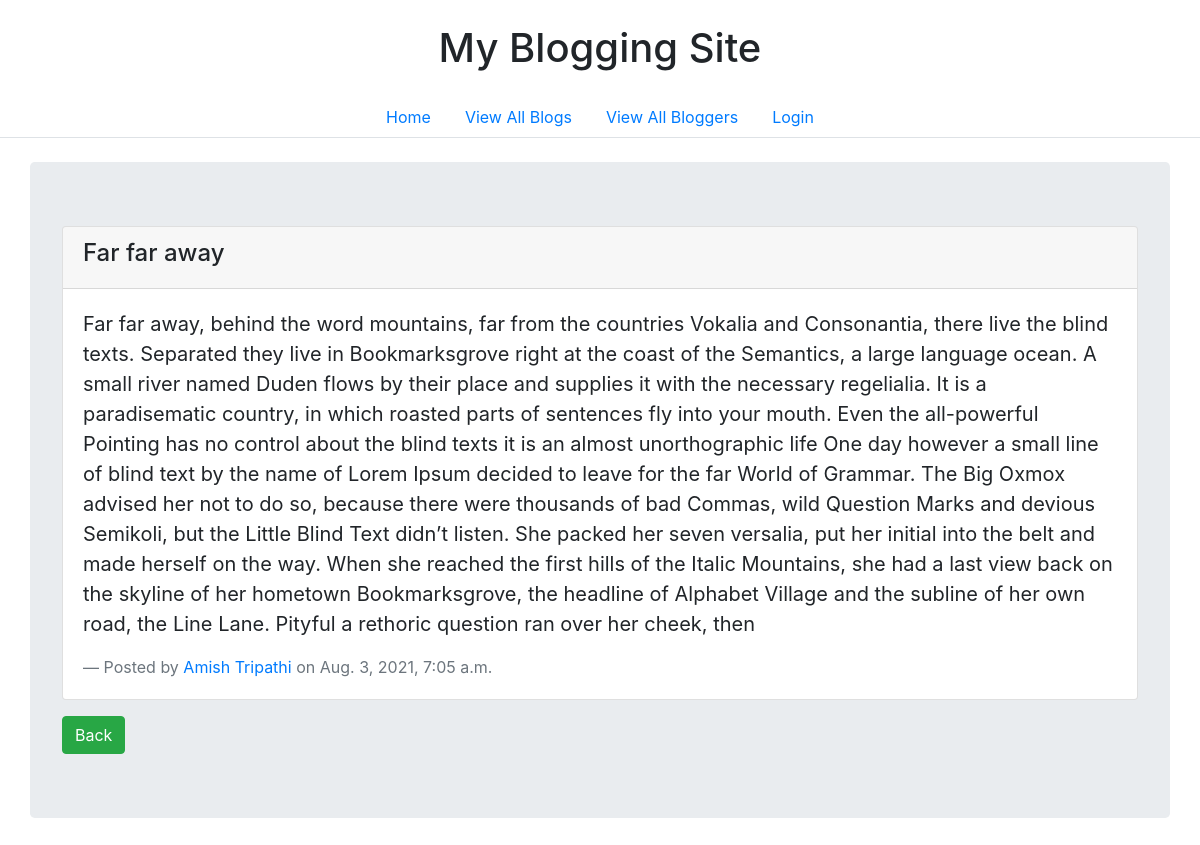
The page /blog/blogs/1/ on the database its author committed.
### blog/models.py (models this page shows)
class Post(models.Model):
    post_title = models.CharField(max_length=200)
    date_publishshed = models.DateTimeField()
    post_content = models.TextField()
    create_by = models.ForeignKey(Author, on_delete=models.CASCADE)

class Author(models.Model):
    author_name = models.CharField(max_length=200)
    author_bio = models.CharField(max_length=500)

### blog/views.py (the view)
# urls.py: path('blogs/<int:blog_id>/', views.view_blog, name='view_blog'),
def view_blog(request, blog_id):
    blog = Post.objects.filter(id=blog_id).get()
    context = {
        'blog' : blog,
    }
    return render(request, 'blog.html', context)

### blog/templates/blog.html (shortened to what this page needs)
<!doctype html>
<html lang="en">
  <head>
    <link rel="stylesheet" href="https://maxcdn.bootstrapcdn.com/bootstrap/4.0.0/css/bootstrap.min.css">
  </head>
  <body>
    <h1 class="text-center m-3 p-2">My Blogging Site</h1>
    <ul class="nav nav-tabs justify-content-center">
        <li class="nav-item">
          <a class="nav-link" href="/blog">Home</a>
        </li>
        <li class="nav-item">
          <a class="nav-link" href="/blog/blogs">View All Blogs</a>
        </li>
        <li class="nav-item">
          <a class="nav-link" href="/blog/bloggers">View All Bloggers</a>
        </li>
        <li class="nav-item">
          {% if user.is_authenticated %}
          <a class="nav-link" href="/blog/logout">Logout</a>
          {% else %}
          <a class="nav-link" href="/blog/login">Login</a>
          {% endif %}
        </li>
    </ul>
    <div class="container jumbotron mt-4">
        {% if blog %}
            <div class="card">
                <div class="card-header">
                    <h4>{{ blog.post_title }}</h4>
                </div>
                <div class="card-body">
                <blockquote class="blockquote mb-0">
                    <p>{{ blog.post_content }}</p>
                    <footer class="blockquote-footer">Posted by <a href="/blog/bloggers/{{ blog.create_by.id }}">
                        {{ blog.create_by.author_name }}</a> on {{ blog.date_publishshed }}
                    </footer>
                </blockquote>
                </div>
            </div>
        {% else %}
            <p>This blog is not available :(</p>
        {% endif %}
        <a href="/blog/blogs" class="btn btn-success mt-3">Back</a>
    </div>
  </body>
</html>

### rows shown on the page
Post: post_title "Far far away", post_content "Far far away, behind the word mountains, far from the countries Vokalia and Consonantia, there live the blind texts. Separated they live in Bookmarksgrove right at the coast of the Semantics, a large language ocean. A small river named Duden flows by their place and supplies it with the necessary regelialia. It is a paradisematic country, in which roasted parts of sentences fly into your mouth. Even the all-powerful Pointing has no control about the blind texts it is an almost unorthographic life One day however a small line of blind text by the name of Lorem Ipsum decided to leave for the far World of Grammar. The Big Oxmox advised her not to do so, because there were thousands of bad…", create_by.author_name "Amish Tripathi", date_publishshed "Aug. 3, 2021, 7:05 a.m."
